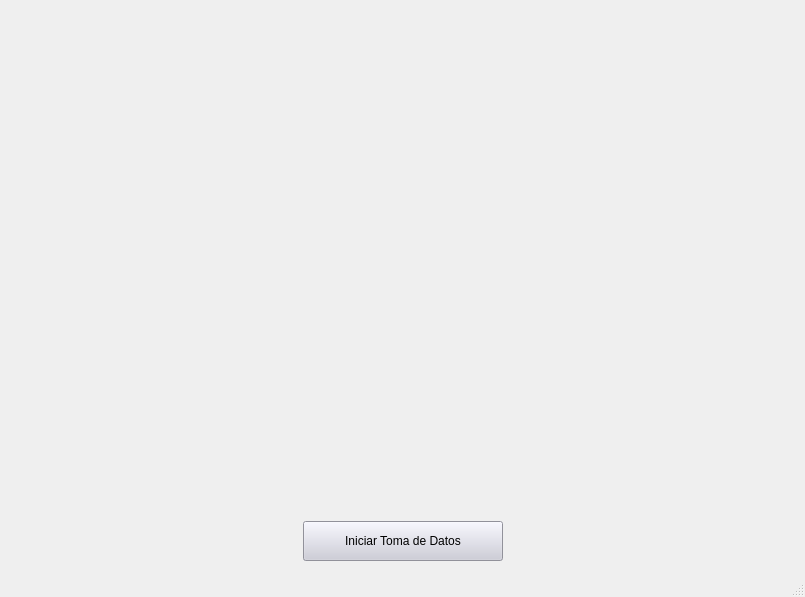
<?xml version="1.0" encoding="UTF-8"?>
<ui version="4.0">
 <class>MainWindow</class>
 <widget class="QMainWindow" name="MainWindow">
  <property name="geometry">
   <rect>
    <x>0</x>
    <y>0</y>
    <width>805</width>
    <height>597</height>
   </rect>
  </property>
  <property name="windowTitle">
   <string>MainWindow</string>
  </property>
  <property name="styleSheet">
   <string notr="true"/>
  </property>
  <widget class="QWidget" name="centralwidget">
   <layout class="QVBoxLayout" name="verticalLayout_3">
    <item>
     <layout class="QVBoxLayout" name="verticalLayout_2">
      <item>
       <layout class="QVBoxLayout" name="verticalLayout">
        <item>
         <widget class="MplWidget" name="MplWidget" native="true">
          <property name="minimumSize">
           <size>
            <width>0</width>
            <height>439</height>
           </size>
          </property>
          <property name="acceptDrops">
           <bool>false</bool>
          </property>
          <property name="styleSheet">
           <string notr="true"/>
          </property>
         </widget>
        </item>
       </layout>
      </item>
      <item>
       <layout class="QHBoxLayout" name="horizontalLayout">
        <item>
         <spacer name="horizontalSpacer_2">
          <property name="orientation">
           <enum>Qt::Horizontal</enum>
          </property>
          <property name="sizeHint" stdset="0">
           <size>
            <width>26</width>
            <height>20</height>
           </size>
          </property>
         </spacer>
        </item>
        <item>
         <widget class="QPushButton" name="pushButton_signal">
          <property name="minimumSize">
           <size>
            <width>200</width>
            <height>40</height>
           </size>
          </property>
          <property name="maximumSize">
           <size>
            <width>16777215</width>
            <height>40</height>
           </size>
          </property>
          <property name="baseSize">
           <size>
            <width>0</width>
            <height>0</height>
           </size>
          </property>
          <property name="styleSheet">
           <string notr="true">color: rgb(255, 255, 255);
font: 75 14pt &quot;MS Shell Dlg 2&quot;;
font: 12pt &quot;MS Shell Dlg 2&quot;;
color: rgb(0, 0, 0);
background-color: rgb(203, 203, 216);</string>
          </property>
          <property name="text">
           <string>Iniciar Toma de Datos</string>
          </property>
         </widget>
        </item>
        <item>
         <spacer name="horizontalSpacer">
          <property name="minimumSize">
           <size>
            <width>0</width>
            <height>49</height>
           </size>
          </property>
          <property name="orientation">
           <enum>Qt::Horizontal</enum>
          </property>
          <property name="sizeHint" stdset="0">
           <size>
            <width>30</width>
            <height>20</height>
           </size>
          </property>
         </spacer>
        </item>
       </layout>
      </item>
     </layout>
    </item>
   </layout>
  </widget>
  <widget class="QMenuBar" name="menubar">
   <property name="geometry">
    <rect>
     <x>0</x>
     <y>0</y>
     <width>805</width>
     <height>21</height>
    </rect>
   </property>
  </widget>
  <widget class="QStatusBar" name="statusbar"/>
 </widget>
 <customwidgets>
  <customwidget>
   <class>MplWidget</class>
   <extends>QWidget</extends>
   <header>mplwidget.h</header>
   <container>1</container>
  </customwidget>
 </customwidgets>
 <resources/>
 <connections/>
</ui>
